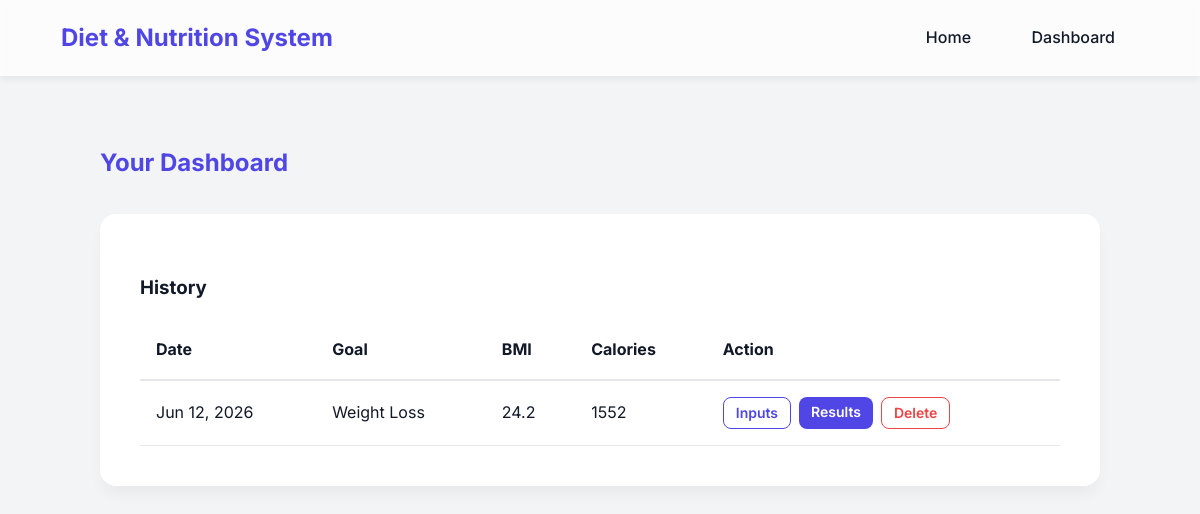
/dashboard/, run on the app's committed database.
### prediction/models.py (models this page shows, shortened)
class HealthData(models.Model):
    GENDER_CHOICES = [
        ('Male', 'Male'),
        ('Female', 'Female'),
        ('Other', 'Other'),
    ]
    ACTIVITY_LEVEL_CHOICES = [
        ('Sedentary', 'Sedentary'),
        ('Lightly Active', 'Lightly Active'),
        ('Moderate', 'Moderate'),
        ('Very Active', 'Very Active'),
        ('Extra Active', 'Extra Active'),
    ]
    GOAL_CHOICES = [
        ('Weight Loss', 'Weight Loss'),
        ('Maintenance', 'Maintenance'),
        ('Weight Gain', 'Weight Gain'),
    ]
    MEDICAL_CONDITION_CHOICES = [
        ('None', 'None'),
        ('Diabetes', 'Diabetes'),
        ('Hypertension', 'Hypertension'),
        ('PCOS', 'PCOS'),
        ('Thyroid', 'Thyroid'),
    ]
    user = models.ForeignKey(User, on_delete=models.CASCADE, null=True, blank=True)
    name = models.CharField(max_length=100)
    age = models.IntegerField()
    gender = models.CharField(max_length=10, choices=GENDER_CHOICES)
    height = models.FloatField(help_text="Height in cm")
    weight = models.FloatField(help_text="Weight in kg")
    activity_level = models.CharField(max_length=20, choices=ACTIVITY_LEVEL_CHOICES)
    goal = models.CharField(max_length=20, choices=GOAL_CHOICES)
    medical_condition = models.CharField(max_length=20, choices=MEDICAL_CONDITION_CHOICES, default='None')
    bmi = models.FloatField(null=True, blank=True)
    calories = models.IntegerField(null=True, blank=True)
    protein = models.IntegerField(null=True, blank=True)
    carbs = models.IntegerField(null=True, blank=True)
    fat = models.IntegerField(null=True, blank=True)
    disease_risk = models.CharField(max_length=20, null=True, blank=True)
    created_at = models.DateTimeField(auto_now_add=True)

### prediction/views.py (the view)
# urls.py: path('dashboard/', views.dashboard_view, name='dashboard'),
def dashboard_view(request):
    history = HealthData.objects.all().order_by('-created_at')
    return render(request, 'dashboard.html', {'history': history})

### templates/dashboard.html
{% extends 'base.html' %}
{% block content %}
<div class="container" style="padding-top: 3rem;">
    <h2 style="color: var(--primary); margin-bottom: 2rem;">Your Dashboard</h2>
    <div class="card">
        <h3>History</h3>
        {% if history %}
            <table style="width: 100%; text-align: left; border-collapse: collapse; margin-top: 1rem;">
                <thead>
                    <tr style="border-bottom: 2px solid #E5E7EB;">
                        <th style="padding: 1rem;">Date</th>
                        <th style="padding: 1rem;">Goal</th>
                        <th style="padding: 1rem;">BMI</th>
                        <th style="padding: 1rem;">Calories</th>
                        <th style="padding: 1rem;">Action</th>
                    </tr>
                </thead>
                <tbody>
                    {% for item in history %}
                    <tr style="border-bottom: 1px solid #E5E7EB;">
                        <td style="padding: 1rem;">{{ item.created_at|date:"M d, Y" }}</td>
                        <td style="padding: 1rem;">{{ item.goal }}</td>
                        <td style="padding: 1rem;">{{ item.bmi }}</td>
                        <td style="padding: 1rem;">{{ item.calories }}</td>
                        <td style="padding: 1rem; display: flex; gap: 0.5rem;">
                            <a href="{% url 'inputs' item.pk %}" class="btn btn-secondary" style="padding: 0.25rem 0.75rem; font-size: 0.875rem;">Inputs</a>
                            <a href="{% url 'result' item.pk %}" class="btn btn-primary" style="padding: 0.25rem 0.75rem; font-size: 0.875rem;">Results</a>
                            <a href="{% url 'delete_prediction' item.pk %}" class="btn btn-secondary" style="padding: 0.25rem 0.75rem; font-size: 0.875rem; border-color: var(--danger); color: var(--danger);" onclick="return confirm('Are you sure you want to delete this record?');">Delete</a>
                        </td>
                    </tr>
                    {% endfor %}
                </tbody>
            </table>
        {% else %}
            <p style="color: var(--text-muted); margin-top: 1rem;">No history found. <a href="{% url 'prediction' %}" style="color: var(--primary);">Get your first prediction!</a></p>
        {% endif %}
    </div>
</div>
{% endblock %}

### static/css/index.css (style rules this page uses)
:root { --primary: #4F46E5; --primary-hover: #4338CA; --secondary: #10B981; --background: #F3F4F6; --surface: #FFFFFF; --text-main: #111827; --text-muted: #6B7280; --danger: #EF4444; --warning: #F59E0B; }
body { font-family: 'Inter', sans-serif; background-color: var(--background); color: var(--text-main); margin: 0; padding: 0; line-height: 1.6; }
.btn { padding: 0.5rem 1.5rem; border-radius: 8px; font-weight: 600; cursor: pointer; transition: all 0.3s ease; border: none; text-decoration: none; display: inline-block; }
.btn-primary { background-color: var(--primary); color: white; }
.btn-secondary { background-color: var(--surface); color: var(--primary); border: 1px solid var(--primary); }
.container { max-width: 1000px; margin: 0 auto; padding: 2rem; }
.card { background-color: var(--surface); border-radius: 16px; padding: 2.5rem; box-shadow: 0 10px 15px -3px rgba(0, 0, 0, 0.05); }

### data on the page
HealthData: created_at "Jun 12, 2026", goal "Weight Loss", bmi "24.2", calories "1552"
